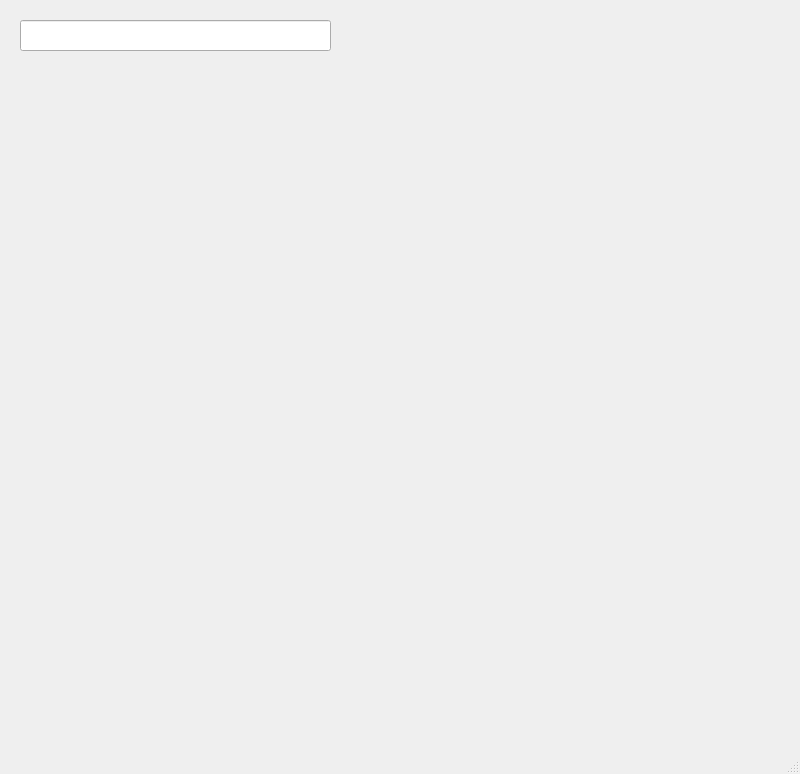
<?xml version="1.0" encoding="UTF-8"?>
<ui version="4.0">
 <class>MainWindow</class>
 <widget class="QMainWindow" name="MainWindow">
  <property name="geometry">
   <rect>
    <x>0</x>
    <y>0</y>
    <width>800</width>
    <height>774</height>
   </rect>
  </property>
  <property name="windowTitle">
   <string>MainWindow</string>
  </property>
  <widget class="QWidget" name="centralwidget">
   <widget class="QLabel" name="label">
    <property name="geometry">
     <rect>
      <x>30</x>
      <y>420</y>
      <width>281</width>
      <height>291</height>
     </rect>
    </property>
    <property name="text">
     <string/>
    </property>
   </widget>
   <widget class="QLineEdit" name="lineEdit">
    <property name="geometry">
     <rect>
      <x>20</x>
      <y>20</y>
      <width>311</width>
      <height>31</height>
     </rect>
    </property>
   </widget>
   <widget class="QLabel" name="label_2">
    <property name="geometry">
     <rect>
      <x>10</x>
      <y>60</y>
      <width>411</width>
      <height>81</height>
     </rect>
    </property>
    <property name="text">
     <string/>
    </property>
   </widget>
  </widget>
  <widget class="QMenuBar" name="menubar">
   <property name="geometry">
    <rect>
     <x>0</x>
     <y>0</y>
     <width>800</width>
     <height>21</height>
    </rect>
   </property>
  </widget>
  <widget class="QStatusBar" name="statusbar"/>
 </widget>
 <resources/>
 <connections/>
</ui>
